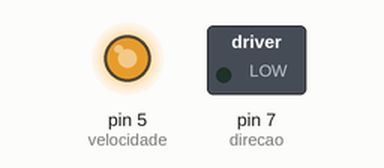
Recording of a sketch running on a simulated Arduino Uno, built with avr-gcc and run on an emulated ATmega328P. Parts: switched loads named in the sketch (green lamp = pin HIGH), output pins drawn as LEDs (lit = HIGH).

Above: at 0.05 s.
At 5.95 s:
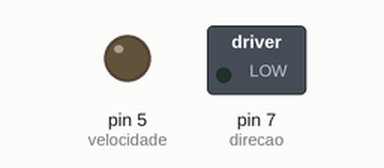
At 8.95 s:
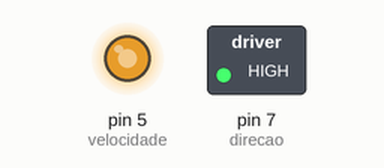
At 11.95 s:
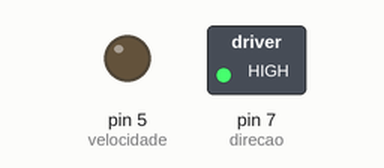
Timing chart, 0 to 15.6 s (numbered marks = the images above):
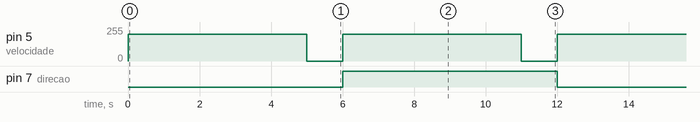

Measured:
- by itself, pin 5 (velocidade): alternates 200/255 for 5.0 s and 0/255 for 1.0 s
- by itself, pin 7 (direcao): alternates HIGH for 6.0 s and LOW for 6.0 s

The sketch:

Motor.ino
```cpp
int velocidade = 5; //m1
int direcao = 7;
// the setup function runs once when you press reset or power the board
void setup() {
  // initialize digital pin 13 as an output.
  pinMode(direcao, OUTPUT);
  pinMode(velocidade, OUTPUT);
}

// the loop function runs over and over again forever
void loop() {
  digitalWrite(direcao, LOW);
  analogWrite(velocidade, 200);
  delay(5000);
  digitalWrite(velocidade, LOW);
  delay(1000);
  digitalWrite(direcao, HIGH);
  analogWrite(velocidade, 200);
  delay(5000);
  digitalWrite(velocidade, LOW);
  delay(1000);
}
```
